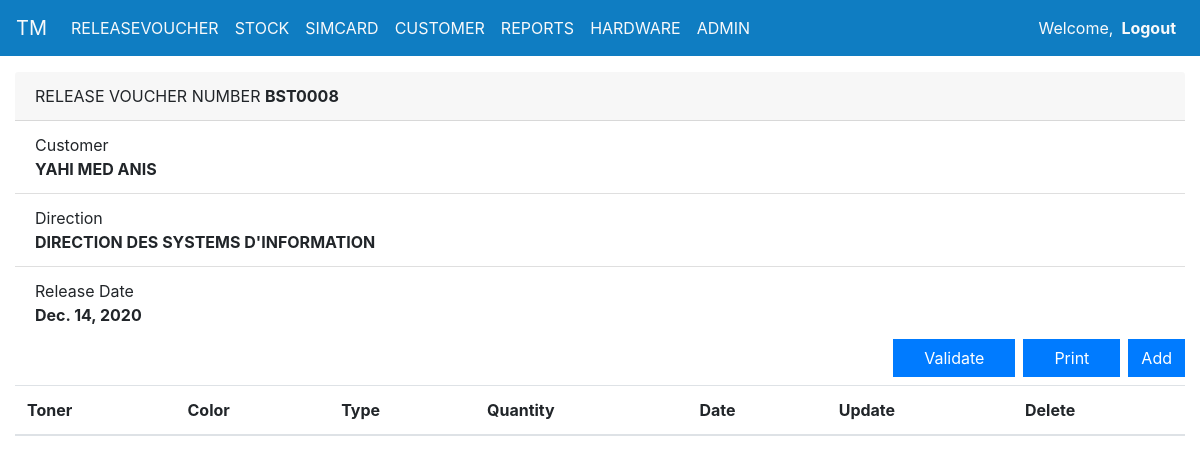
Screenshot of /release_voucher_details/9/ with the database file from the repository.
### TonersManagement/models.py (models this page shows, shortened)
class ReleaseVoucher(models.Model):
    release_number = models.CharField(max_length=9,default=increment_invoice_number)
    release_date = models.DateField(auto_now_add=True)
    customer = models.ForeignKey(Customer, on_delete=models.CASCADE)
    validated = models.BooleanField(default=False)
    def __str__(self):
        return self.release_number

class Customer(models.Model):
    direction = models.ForeignKey(Direction, on_delete=models.CASCADE)
    full_name = models.CharField(max_length=200,verbose_name='Full Name')

class Direction(models.Model):
    description = models.CharField(max_length=250)
    def __str__(self):
        return self.description

### TonersManagement/Views/release_voucher_view.py (the view, shortened to what this page needs)
# urls.py: path('release_voucher_details/<str:pk>/',views.release_details, name='release_voucher_details'),
def release_details(request,pk):
    item = ReleaseVoucher.objects.get(id=pk)
    consumption_list = Consumption.objects.filter(release_voucher_id=item.id)
    form = ConsumptionForm(initial={'release_voucher': item})
    return render(request,'TonersManagement/pages/release_details.html',{'customers':Toner.objects.all() ,'data': item,'form':form,'consumption_list':consumption_list,'headers':["Toner","Color","Type","Quantity","Date","Update","Delete"]})

### TonersManagement/models.py (called while the page is built)
    def __str__(self):
        return self.description +" "+ self.toners_type +" "+ self.color

### TonersManagement/templates/TonersManagement/pages/release_details.html (shortened to what this page needs)
{% extends 'TonersManagement/components/base.html' %}
{% block content %}
<div class="container-fluid">
  <div class="mt-3">
    <div class="card-header">
      RELEASE VOUCHER NUMBER <b> {{ data.release_number }}</b>
    </div>
    <ul class="list-group list-group-flush">
      <li class="list-group-item">Customer <br><b>{{ data.customer.full_name}}</b> </li>
      <li class="list-group-item">Direction <br><b>{{ data.customer.direction}}</b> </li>
      <li class="list-group-item">Release Date <br><b>{{ data.release_date}}</b> </li>
    </ul>
  </div>
  <button type="button" class="btn btn-primary shadow-none float-right mb-2 rounded-0" data-toggle="modal"
    data-target="#CreateModal"> Add {{ model }} </button>
  <a class="btn btn-primary shadow-none float-right mr-2 rounded-0" style="padding-left : 30px; padding-right : 30px;"
    href="{% url 'report' data.id %}" role="button">Print</a>
  <a class="btn btn-primary shadow-none float-right mr-2 rounded-0" style="padding-left : 30px; padding-right : 30px;"
    href="{% url 'validate' data.id %}" role="button">Validate</a>
  {% include 'TonersManagement/components/consumptions_table.html' %}
</div>
{% endblock content %}

### rows the page displays
ReleaseVoucher: release_number "BST0008", customer.full_name "YAHI MED ANIS", customer.direction "DIRECTION DES SYSTEMS D'INFORMATION", release_date "Dec. 14, 2020"

### other values shown
{{ header }} "Toner" "Color" "Type" "Quantity" "Date" "Update" "Delete"
